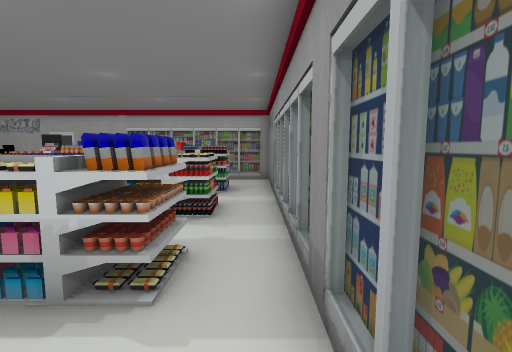
view 1 (above)

22 first-person views from a walk through a scene from a Unity 3-D project. The camera is 1.5 m above the floor, tilts 6° down and sees 85° across. The floor is counted in squares, 1 m on a side. Each view is taken from the middle of a square. On the plan, view 1 faces up. The plan holds only what a view shows up to about 14 squares ahead; the rest is blank. The place goes on beyond the plan. The player character is not drawn. Door leaves are left out, so doorways stand open.

view 2
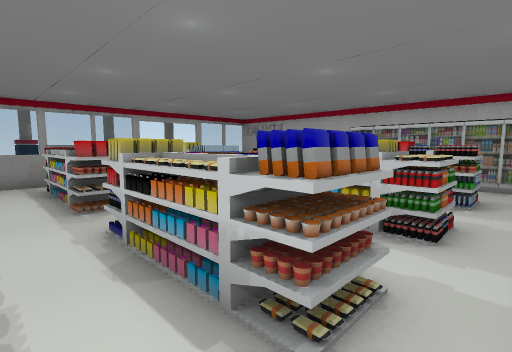

view 3
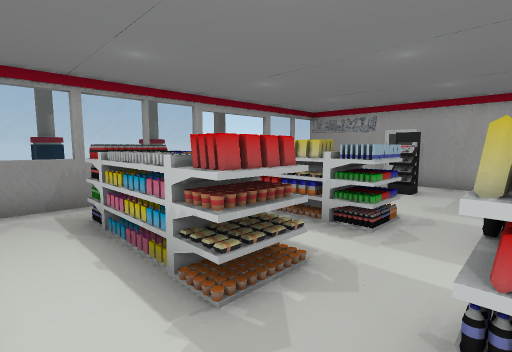

view 4
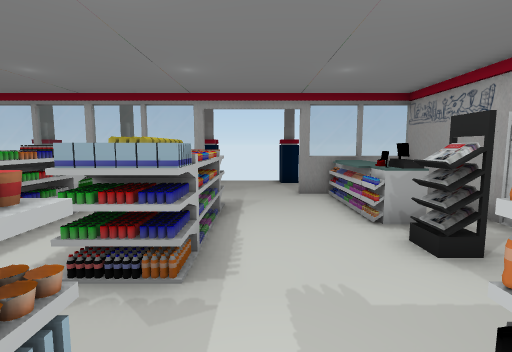

view 5
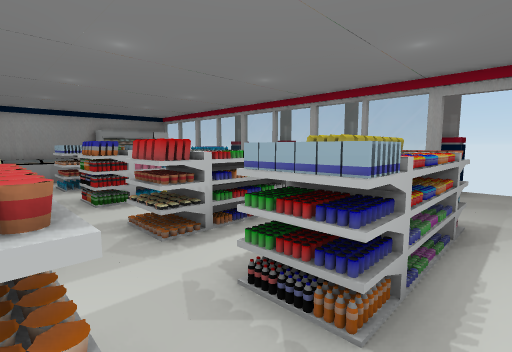

view 6
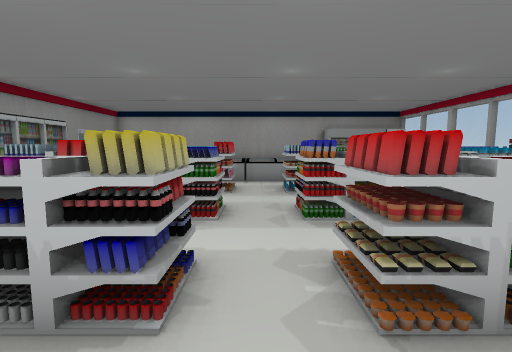

view 7
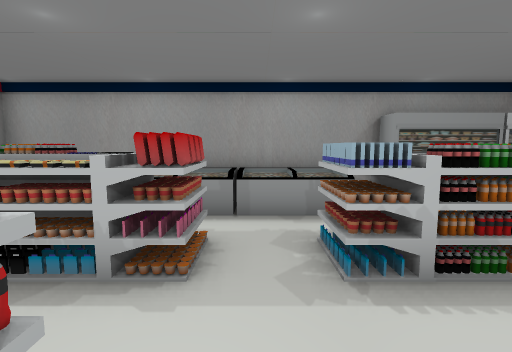

view 8
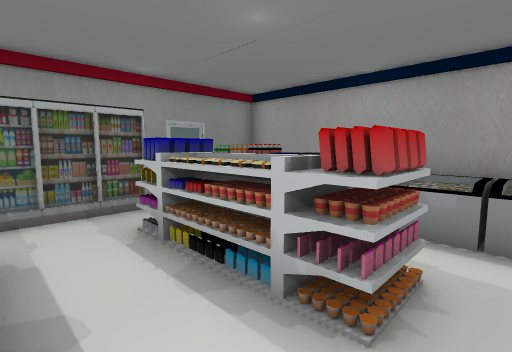

view 9
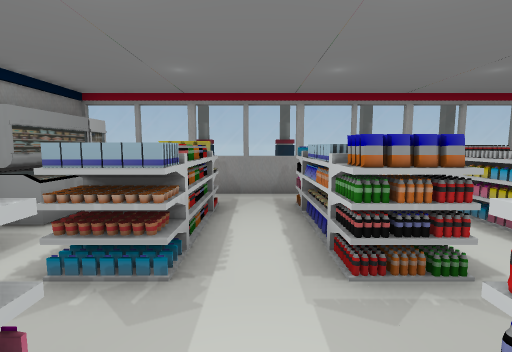

view 10
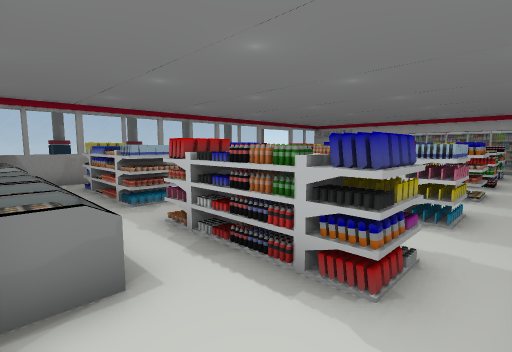

view 11
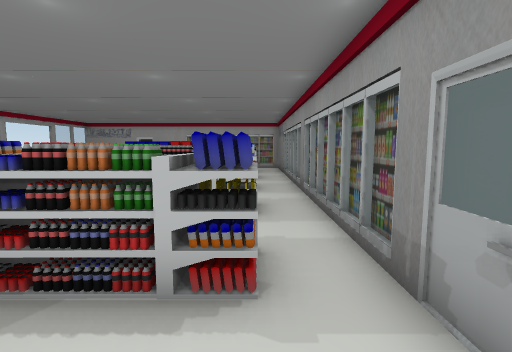

view 12
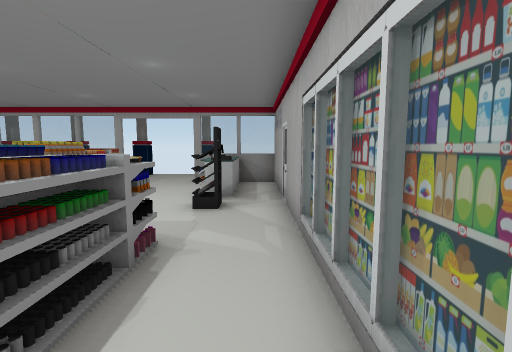

view 13
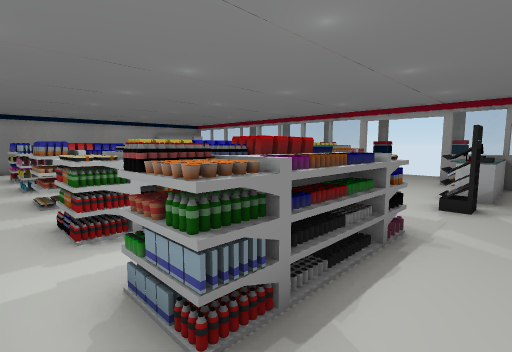

view 14
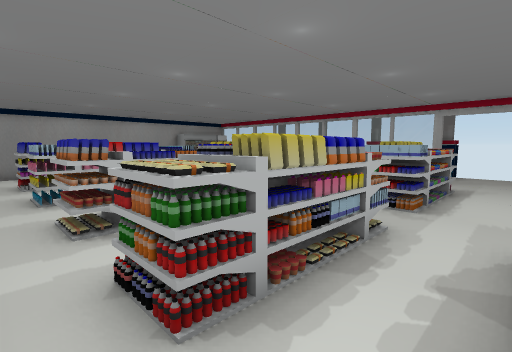

view 15
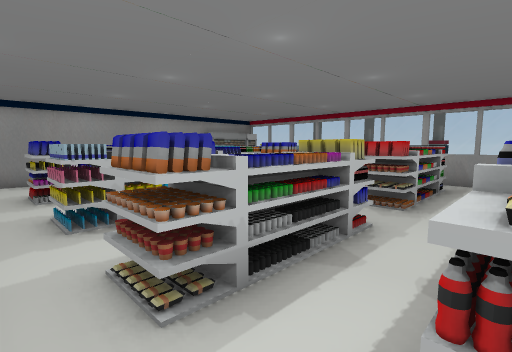

view 16
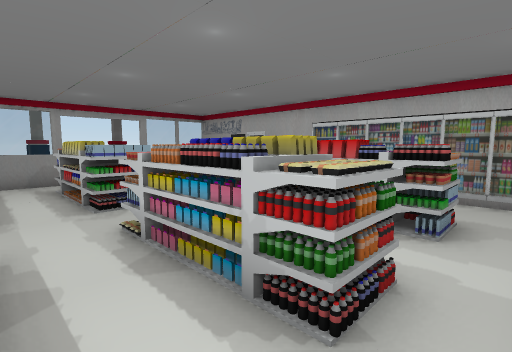

view 17
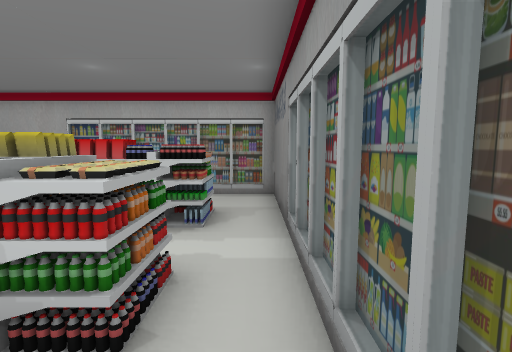

view 18
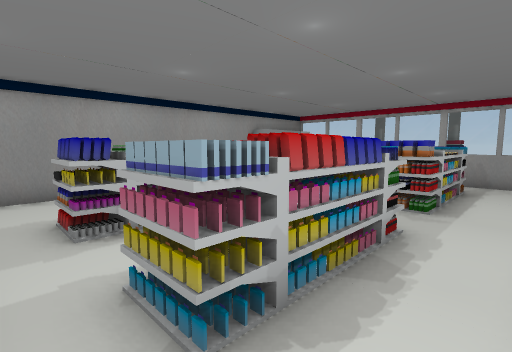

view 19
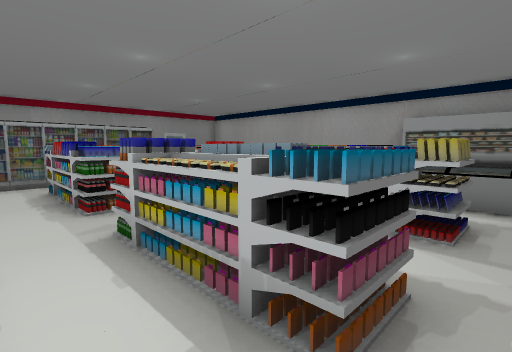

view 20
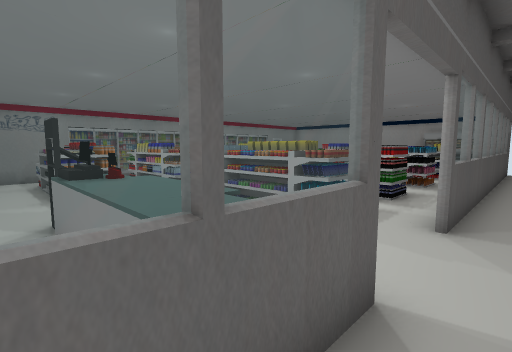

view 21
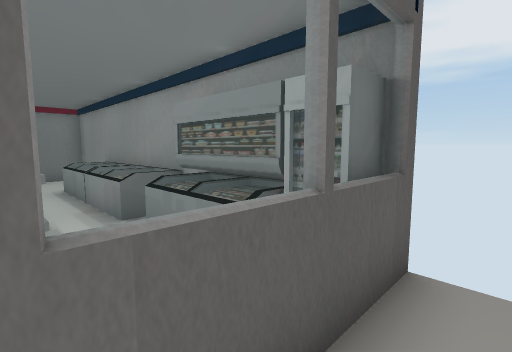

view 22
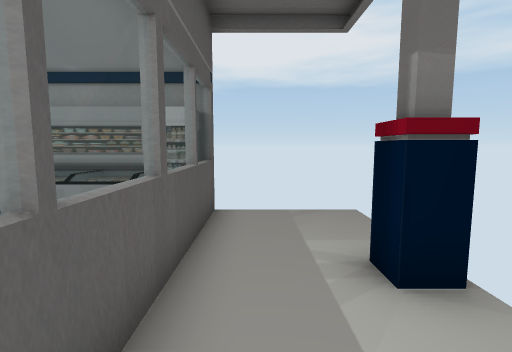

### Floor plan
Points are (right, up) in squares from view 1. A wall is a line through its corners. A room is listed if a view was taken in it or the views show most of it. See-through windows are left out.
Room 1 (views 1, 2, 3, 4, 5, 6, 7, 8, 9, 10, 11, 12, 13, 14, 15, 16, 17, 18, 19)
walls: (0.8, 3.8) (0.8, 9.1); (-12.8, 6.4) (-12.8, -6.5); (0.8, -3.9) (0.8, 2.4); (-4.4, 13) (-4.9, 13); (-8.4, 13) (-9.2, 13); (0.8, -5.4) (0.8, -4.4); (0.3, 13) (-3.9, 13); (-13, -7.4) (0.6, -7.4) (0.6, 12.8) (-12.8, 12.8) (-12.8, 9.4)
ways out: open door at (-13, 8) to room 2
objects: other object (-12, -7) to (-9, -6); other object (-12, 10) to (-9, 11); other object (-11, -4) to (-10, -3); other object (-11, -1) to (-7, 0); other object (-11, 3) to (-7, 4); other object (-11, 6) to (-7, 7); other object (-10, -4) to (-8, -4); other object (-9, -3); other object (-8, -7) to (-6, -6); other object (-8, -4) to (-7, -3); other object (-8, 11); other object (-5, -7) to (-3, -6); other object (-5, -4) to (-1, -3); other object (-5, -1) to (-1, 0); other object (-5, 3) to (-1, 4); other object (-5, 6); other object (-5, 7); other object (-5, 9) to (-1, 10); other object (-4, 6) to (-2, 6); other object (-4, 7) to (-2, 7); other object (-1, 6) to (-1, 7)
Room 2 (views 20, 21, 22)
walls: (-13, 9.4) (-13, 12); (-13, -7.6) (-13, 6.4)
ways out: open door at (-13, 8) to room 1
objects: other object (-16, -4); other object (-16, 2) to (-16, 3); other object (-16, 6); other object (-16, 9) to (-16, 10)

Where each view was taken, in squares from view 1:
view 1: 0 up, 0 right, facing up
view 2: 1 up, 0 right, facing up-left
view 3: 1 up, 5 left, facing up-left
view 4: 8 up, 4 left, facing left
view 5: 8 up, 5 left, facing down-left
view 6: 6 up, 6 left, facing down
view 7: 0 up, 6 left, facing down
view 8: 1 down, 6 left, facing down-right
view 9: 2 down, 4 left, facing left
view 10: 7 down, 0 right, facing up-left
view 11: 7 down, 1 left, facing up
view 12: 12 up, 1 left, facing left
view 13: 12 up, 0 right, facing down-left
view 14: 9 up, 0 right, facing down-left
view 15: 6 up, 0 right, facing down-left
view 16: 4 up, 0 right, facing up-left
view 17: 4 up, 0 right, facing up
view 18: 2 up, 0 right, facing down-left
view 19: 2 up, 12 left, facing down-right
view 20: 12 up, 14 left, facing down-right
view 21: 4 down, 14 left, facing down-right
view 22: 1 down, 14 left, facing down
